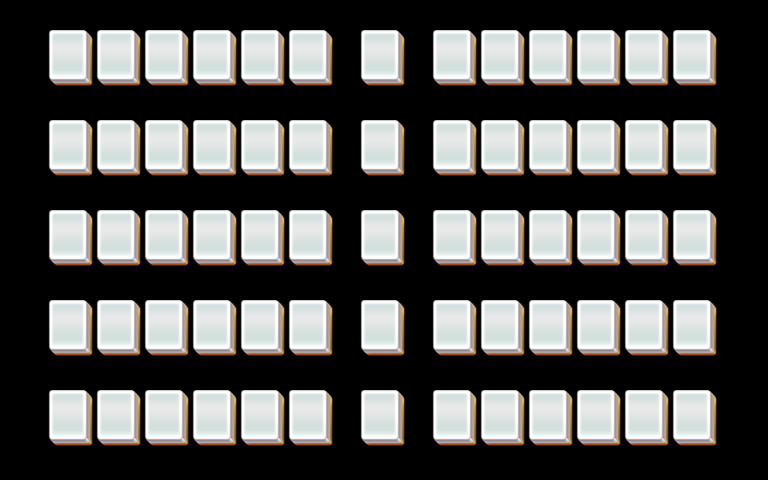

A level layout from a 2D game, rendered from its tile map. Below: a short description, then the map file with tile-grid data replaced by summaries:
An orthogonal 32x16 tile map with 24x30 px tiles, 4 tile layers (layer1, layer2, layer3, layer4).

<map version="1.0" orientation="orthogonal" width="32" height="16" tilewidth="24" tileheight="30">
 <properties>
  <property name="species" value="20" />
 </properties>
 <tileset firstgid="1" name="mahjong" tilewidth="48" tileheight="60">
  <image source="mahjong.png" />
 </tileset>
 <layer name="layer1" width="32" height="16">
  <data>[512 cells, 65 non-empty, 1 distinct tile ids]</data>
 </layer>
 <layer name="layer2" width="32" height="16">
  <data>[512 cells, 65 non-empty, 1 distinct tile ids]</data>
 </layer>
 <layer name="layer3" width="32" height="16">
  <data>[512 cells, 65 non-empty, 1 distinct tile ids]</data>
 </layer>
 <layer name="layer4" width="32" height="16">
  <data>[512 cells, 65 non-empty, 1 distinct tile ids]</data>
 </layer>
</map>